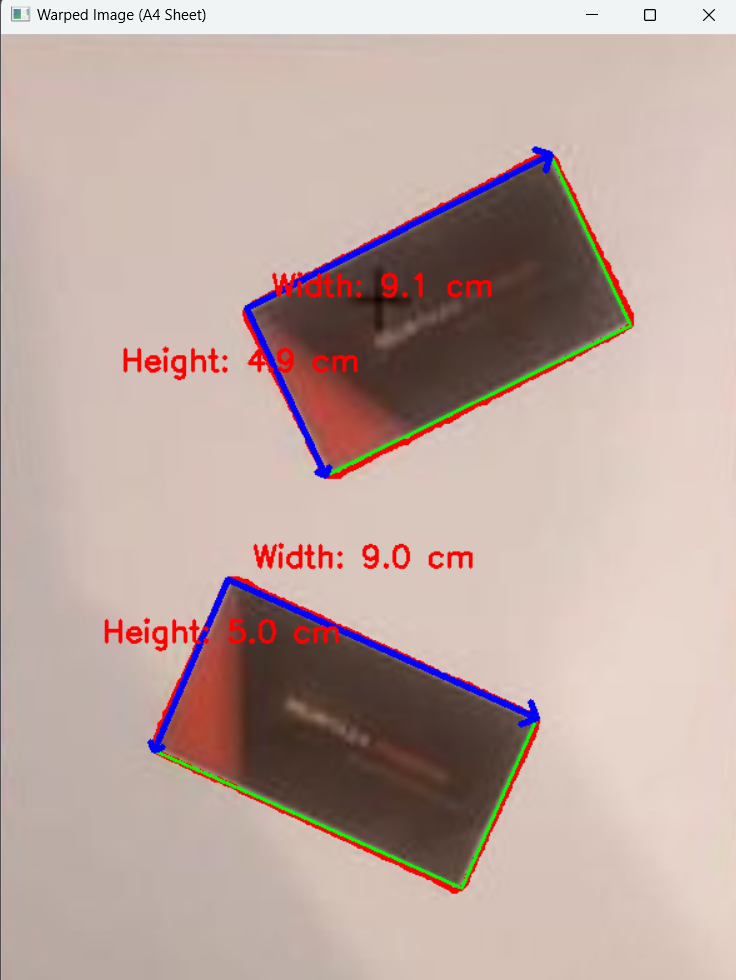
#> input picture measuredimage.png, 736 x 980 px, given in place of ppq.jpeg, which was not available
$ python object.py
#> lines starting #> are read from the running program, lines starting #| are printed output that depends on the picture; after the words box and inside, x2 and y2 are one past the last pixel; in counts of white or black regions, pixels touching at a corner belong together; pictures that were not available may be replaced by others from this repository, and a replacement may not be noted
### utlis.py
import cv2
import numpy as np

def getContours(img, cThr=[100, 100], showCanny=False, minArea=1000, filter=0, draw=False):
    imgGray = cv2.cvtColor(img, cv2.COLOR_BGR2GRAY)  # Convert to grayscale
    imgBlur = cv2.GaussianBlur(imgGray, (5, 5), 1)  # Blur
    imgCanny = cv2.Canny(imgBlur, cThr[0], cThr[1])  # Detect edges
    kernel = np.ones((5, 5))
    imgDial = cv2.dilate(imgCanny, kernel, iterations=3)  # Dilation
    imgThre = cv2.erode(imgDial, kernel, iterations=2)  # Erosion

    if showCanny:
        cv2.imshow('Canny', imgThre)

    # Find contours
    contours, hierarchy = cv2.findContours(imgThre, cv2.RETR_EXTERNAL, cv2.CHAIN_APPROX_SIMPLE)
    finalContours = []

    for i in contours:
        area = cv2.contourArea(i)
        if area > minArea:  # Filter based on area
            perimeter = cv2.arcLength(i, True)
            approx = cv2.approxPolyDP(i, 0.02 * perimeter, True)
            bbox = cv2.boundingRect(approx)

            # Check if the contour has the desired number of corners (rectangles have 4)
            if filter > 0:
                if len(approx) == filter:
                    finalContours.append((len(approx), area, approx, bbox, i))
            else:
                finalContours.append((len(approx), area, approx, bbox, i))

    # Sort contours by area (largest first)
    finalContours = sorted(finalContours, key=lambda x: x[1], reverse=True)

    if draw:
        for contour in finalContours:
            cv2.drawContours(img, [contour[4]], -1, (0, 0, 255), 3)

    return img, finalContours


def reorder(myPoints):
    if myPoints.shape[0] != 4:
        print("Error: reorder expects exactly 4 points, but got:", myPoints.shape[0])
        return None  # Return None if the input is invalid

    myPointsnew = np.zeros_like(myPoints)
    myPoints = myPoints.reshape((4, 2))

    add = myPoints.sum(1)
    myPointsnew[0] = myPoints[np.argmin(add)]  # Top-left
    myPointsnew[3] = myPoints[np.argmax(add)]  # Bottom-right

    diff = np.diff(myPoints, axis=1)
    myPointsnew[1] = myPoints[np.argmin(diff)]  # Top-right
    myPointsnew[2] = myPoints[np.argmax(diff)]  # Bottom-left

    return myPointsnew


def warpImg(img, points, w, h,pad=20):
    reorderedPoints = reorder(points)
    if reorderedPoints is None:
        return None

    pts1 = np.float32(reorderedPoints)
    pts2 = np.float32([[0, 0], [w, 0], [0, h], [w, h]])

    matrix = cv2.getPerspectiveTransform(pts1, pts2)
    imgWarp = cv2.warpPerspective(img, matrix, (w, h))
    imgWarp =imgWarp[pad:imgWarp.shape[0]-pad,pad:imgWarp.shape[1]-pad]

    return imgWarp

def findDis(pts1,pts2):
    return ((pts2[0]-pts1[0])**2 + (pts2[1]-pts1[1])**2)**0.5

### object.py
import cv2
import utlis

webcam = False
path = 'ppq.jpeg'  # Path to your image
cap = cv2.VideoCapture(0)
cap.set(10, 160)
cap.set(3, 1920)
cap.set(4, 1080)

# Target width and height for the A4 sheet
wP = 210 * 3  # A4 width in mm (scaled for visualization)
hP = 297 * 3  # A4 height in mm (scaled for visualization)

while True:
    if webcam:
        success, img = cap.read()
    else:
        img = cv2.imread(path)
#> img is the input picture: shape (980, 736, 3); mean B, G, R 160.5, 167.2, 189.5

    # Find contours in the image
    img, finalContours = utlis.getContours(img, showCanny=False, minArea=5000, filter=4)
#> in getContours, `imgCanny = cv2.Canny(imgBlur, cThr[0], cThr[1])`:
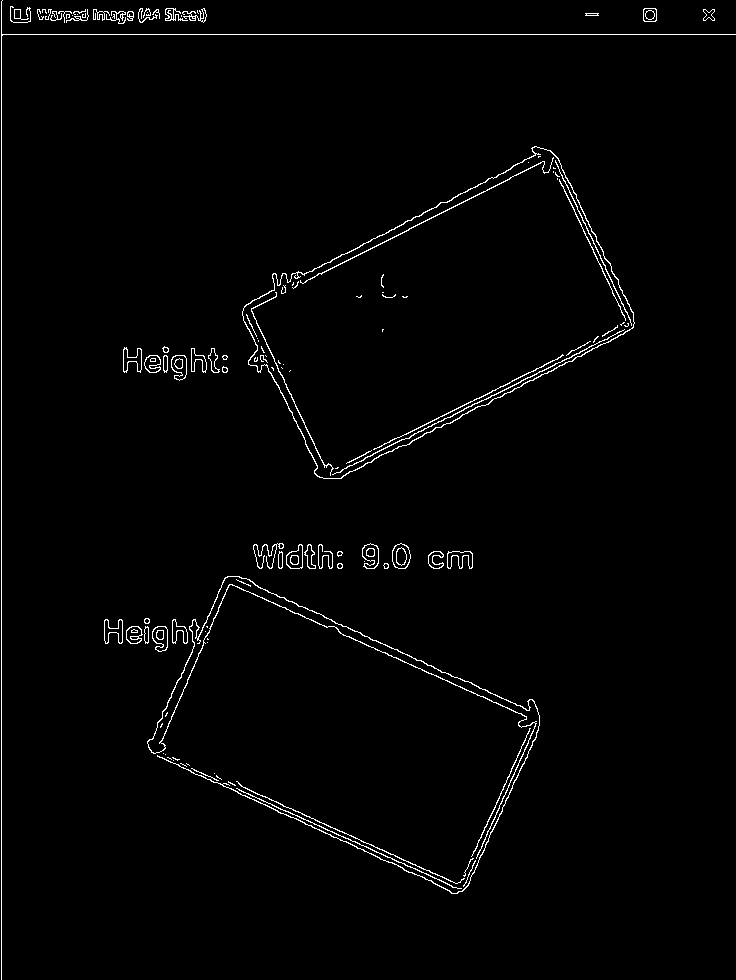
#> imgCanny: shape (980, 736); 1.6% white in thin lines or dots
#> in getContours, `imgDial = cv2.dilate(imgCanny, kernel, iterations=3)`: imgDial: shape (980, 736); 13.1% white; 11 white regions, largest, box (x1, y1, x2, y2) and area: (98, 537, 546, 900) 33168, (236, 140, 641, 485) 27745, (0, 0, 736, 980) 22963
#> in getContours, `imgThre = cv2.erode(imgDial, kernel, iterations=2)`:
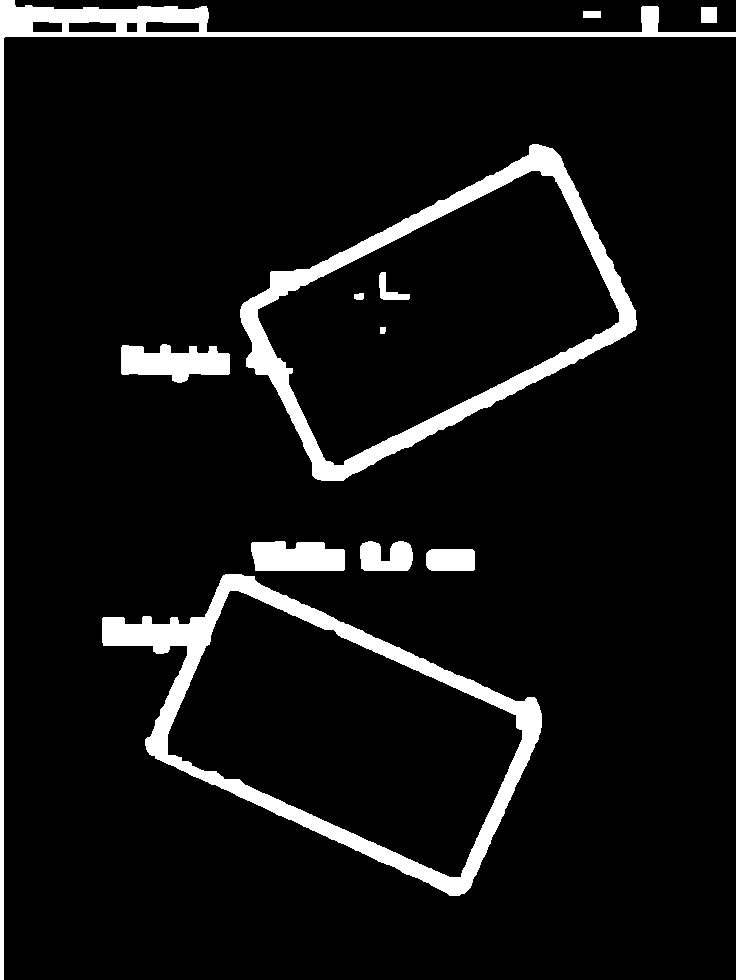
#> imgThre: shape (980, 736); 7.6% white; 12 white regions
#> in getContours, `contours, hierarchy = cv2.findContours(imgThre, cv2.RETR_EXTERNAL, cv2..`: contours = 9 contours; largest, box (x1, y1, x2, y2) and area: (102, 574, 542, 896) 73782, (240, 144, 637, 481) 73198, (0, 0, 736, 980) 11340, (121, 344, 230, 383) 2706, (251, 541, 345, 571) 2346
#> the loop in getContours, `for i in contours:` made 9 passes
#> (area, perimeter, approx, bbox) on passes 6, 9: (73197.5, 1211.8, [[552, 148], [242, 304], [315, 478], [635, 329]], (242, 148, 394, 331)), (11339.5, 3493, [[735, 32], [0, 0], [0, 979], [3, 38]], (0, 0, 736, 980))
#> (area, perimeter, bbox) on pass 1: (73782.5, 1414.8, (102, 576, 433, 312))
#> after the loop in getContours, `for i in contours:`: finalContours = 2 items
#> finalContours = 2 items

    # Ensure at least one contour is detected
    if len(finalContours) != 0:
        biggest = finalContours[0][2]  # Biggest rectangle contour
#> biggest = [[552, 148], [242, 304], [315, 478], [635, 329]]
        aspect_ratio = wP / hP

        # Warp the detected A4 sheet to the target dimensions
        imgWarp = utlis.warpImg(img, biggest, wP, hP)
#> in reorder, `add = myPoints.sum(1)`: add = [700, 546, 793, 964]
#> in reorder, `diff = np.diff(myPoints, axis=1)`: diff = [-404, 62, 163, -306]
#> in warpImg, `reorderedPoints = reorder(points)`: reorderedPoints = [[242, 304], [552, 148], [315, 478], [635, 329]]
#> in warpImg, `matrix = cv2.getPerspectiveTransform(pts1, pts2)`: matrix = [[1.87, -0.785, -214.2], [2.29, 4.54, -1934.9], [0.000203, 2.3e-05, 1]]
#> in warpImg, `imgWarp = cv2.warpPerspective(img, matrix, (w, h))`:
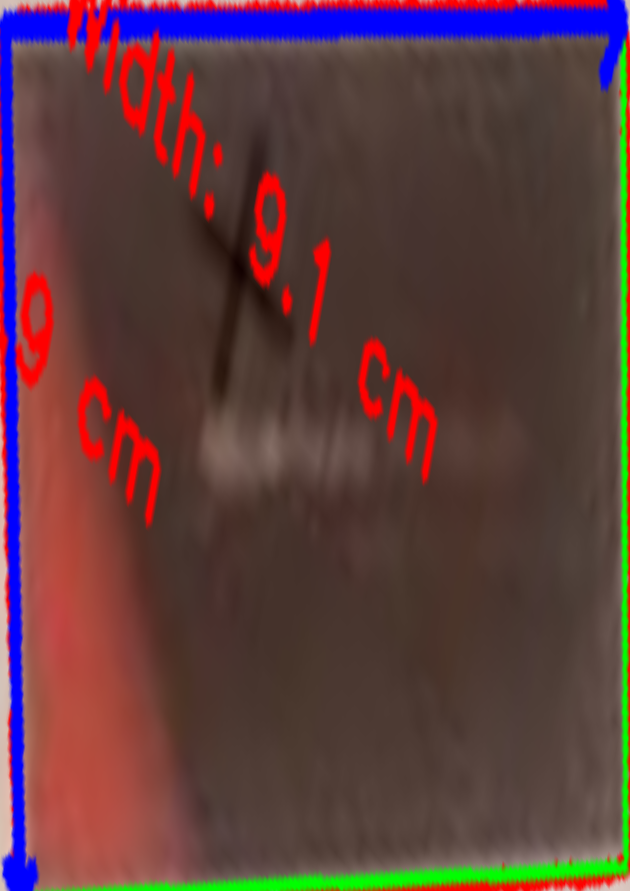
#> imgWarp: shape (891, 630, 3); mean B, G, R 62.4, 60.4, 94

        # Detect smaller contours inside the warped A4 sheet
        img2, finalContours2 = utlis.getContours(
            imgWarp, showCanny=False, minArea=2000, filter=4, cThr=[50, 50], draw=True
        )
#> call 2 of getContours, with showCanny = False, minArea = 2000, filter = 4, draw = True
#> in getContours (call 2), `imgGray = cv2.cvtColor(img, cv2.COLOR_BGR2GRAY)`:
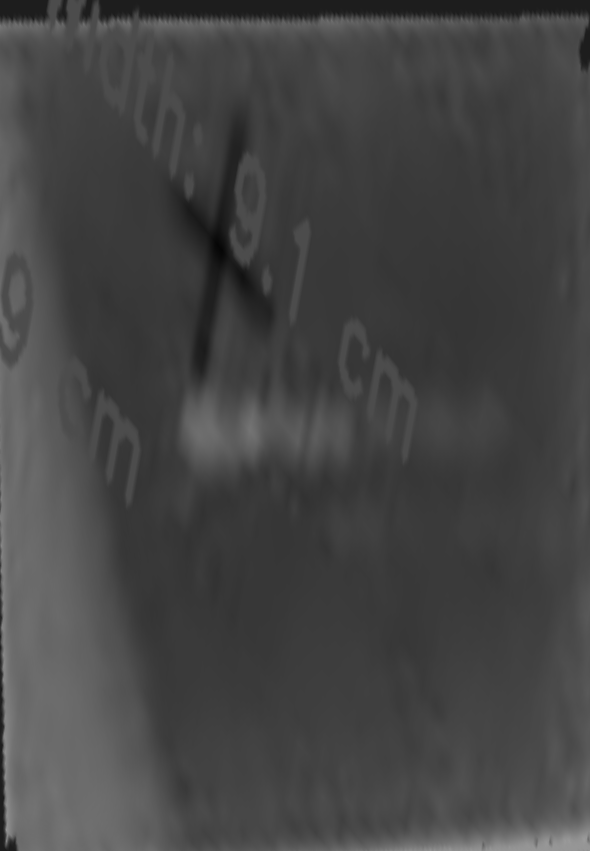
#> imgGray: shape (851, 590); min 6, max 155, mean 68.2
#> in getContours (call 2), `imgCanny = cv2.Canny(imgBlur, cThr[0], cThr[1])`: imgCanny: shape (851, 590); 0.44% white in thin lines or dots
#> in getContours (call 2), `imgDial = cv2.dilate(imgCanny, kernel, iterations=3)`: imgDial: shape (851, 590); 5.7% white; 19 white regions, largest, box (x1, y1, x2, y2) and area: (0, 0, 590, 78) 13329, (223, 146, 278, 302) 3476, (0, 531, 24, 851) 3398
#> in getContours (call 2), `imgThre = cv2.erode(imgDial, kernel, iterations=2)`:
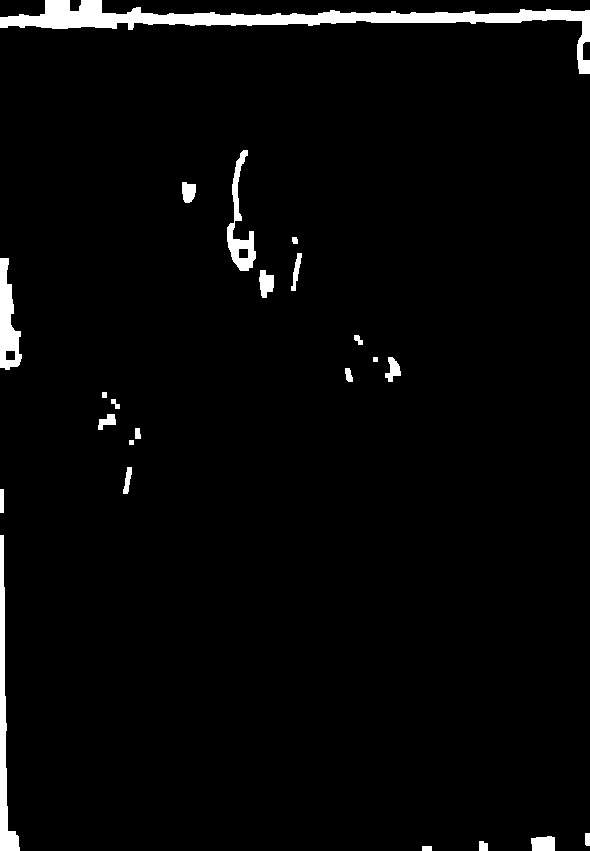
#> imgThre: shape (851, 590); 2.9% white; 23 white regions
#> in getContours (call 2), `contours, hierarchy = cv2.findContours(imgThre, cv2.RETR_EXTERNAL, cv2..`: contours = 23 contours, 2 with area under 20; largest, box (x1, y1, x2, y2) and area: (0, 0, 590, 74) 6990, (0, 535, 20, 851) 1699, (0, 258, 22, 370) 1396, (227, 150, 256, 271) 1118, (531, 836, 555, 851) 293
#> the loop in getContours (call 2), `for i in contours:` made 23 passes
#> (area, perimeter, approx, bbox) on pass 23: (6990.5, 1456.4, [[0, 17], [581, 20], [589, 73], [589, 10]], (0, 10, 590, 64))
#> area on passes 2, 3, 4, 5, 7, 9: 64.5, 293, 47.5, 1699, 110, 44.5
#> after the loop in getContours (call 2), `for i in contours:`: finalContours = 1 item
#> the loop in getContours (call 2), `for contour in finalContours:` made 1 pass
#> after the loop in getContours (call 2), `for contour in finalContours:`:
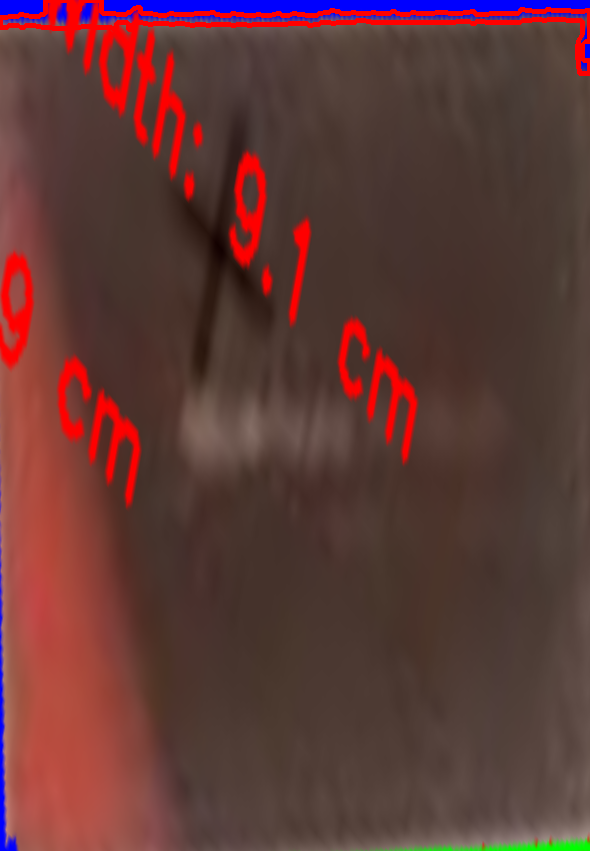
#> img: shape (851, 590, 3); mean B, G, R 54.3, 57, 95.9
#> finalContours2 = 1 item

        # Ensure contours inside the A4 sheet are detected
        if len(finalContours2) != 0:
            for obj in finalContours2:
                # Draw contours on the warped image
                cv2.polylines(img2, [obj[2]], True, (0, 255, 0), thickness=2)
                nPoints = utlis.reorder(obj[2])

                # Calculate width and height (in cm, assuming 10px = 1mm scaling)
                mW = round((utlis.findDis(nPoints[0][0] // 3, nPoints[1][0] // 3) / 10), 1)
                mH = round((utlis.findDis(nPoints[0][0] // 3, nPoints[2][0] // 3) / 10), 1)

                # Draw arrowed lines for width and height
                cv2.arrowedLine(
                    img2,
                    (nPoints[0][0][0], nPoints[0][0][1]),
                    (nPoints[1][0][0], nPoints[1][0][1]),
                    (255, 0, 0),
                    3,
                    tipLength=0.05,
                )
                cv2.arrowedLine(
                    img2,
                    (nPoints[0][0][0], nPoints[0][0][1]),
                    (nPoints[2][0][0], nPoints[2][0][1]),
                    (255, 0, 0),
                    3,
                    tipLength=0.05,
                )

                # Display dimensions as text
                cv2.putText(
                    img2,
                    f'Width: {mW} cm',
                    (nPoints[0][0][0] + 20, nPoints[0][0][1] - 10),
                    cv2.FONT_HERSHEY_SIMPLEX,
                    0.8,
                    (0, 0, 255),
                    2,
                )
                cv2.putText(
                    img2,
                    f'Height: {mH} cm',
                    (nPoints[0][0][0] - 100, nPoints[0][0][1] + 50),
                    cv2.FONT_HERSHEY_SIMPLEX,
                    0.8,
                    (0, 0, 255),
                    2,
                )
#> this loop made 1 pass
#> (myPoints in reorder, add in reorder, diff in reorder, nPoints, mW, mH) on pass 1: ([[0, 17], [581, 20], [589, 73], [589, 10]], [17, 601, 662, 599], [17, -561, -516, -579], [[0, 17], [589, 10], [0, 17], [589, 73]], 19.6, 0)
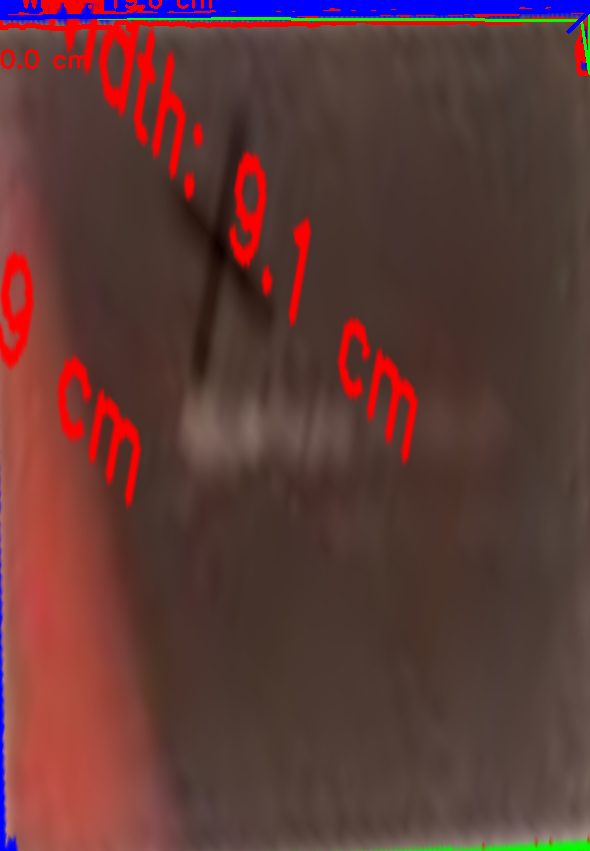
#> img2: shape (851, 590, 3); 1.07% of pixels changed, all inside (x1, y1, x2, y2) = (0, 0, 590, 75)

        # Show the warped image with dimensions
        cv2.imshow('Warped Image (A4 Sheet)', img2)

    # Display the original frame (resized)
    img_resized = cv2.resize(img, (0, 0), None, 0.5, 0.5)
    cv2.imshow('Original Image', img_resized)

    # Break loop on pressing 'q'
    if cv2.waitKey(1) & 0xFF == ord('q'):
#> (key q is pressed here)
        break

cap.release()
cv2.destroyAllWindows()
